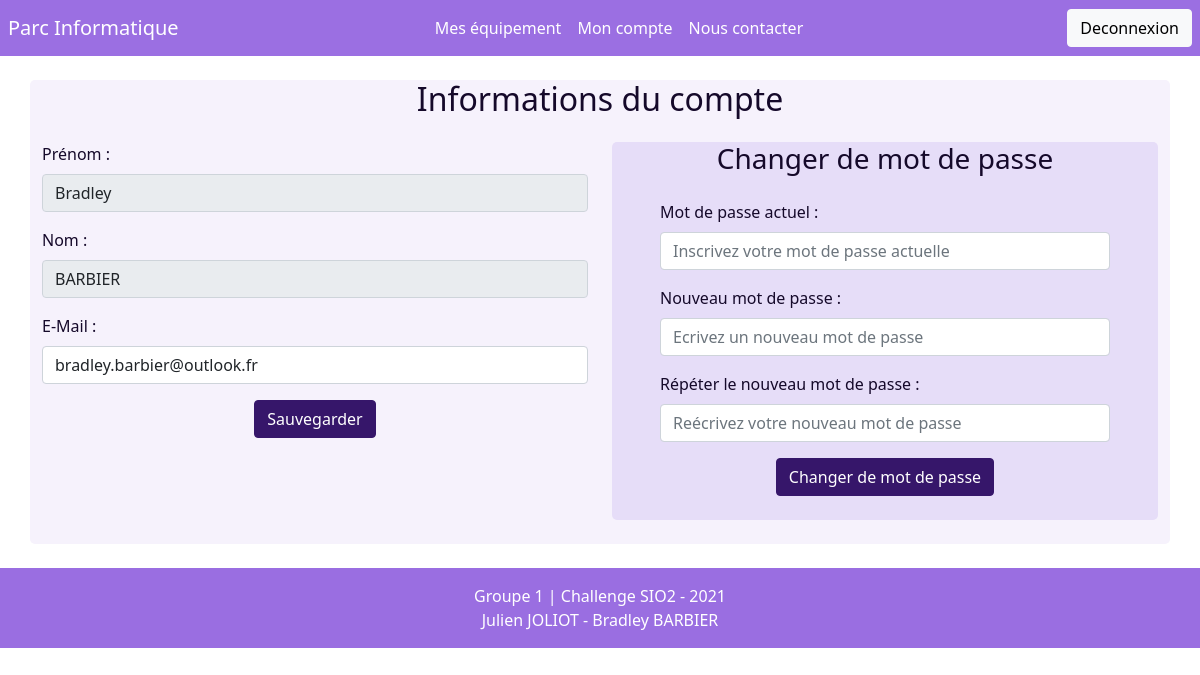
The page /views/panel/account.php (signed in) on the database its author committed.
### tables this page shows
CREATE TABLE IF NOT EXISTS `utilisateur` (
  `ID_UTILISATEUR` int(11) NOT NULL AUTO_INCREMENT,
  `CLASSE` varchar(55) DEFAULT NULL,
  `TYPE` varchar(32) NOT NULL,
  `NOM` varchar(32) DEFAULT NULL,
  `PRENOM` varchar(32) DEFAULT NULL,
  `MAIL` varchar(128) NOT NULL,
  `MOT_DE_PASSE` varchar(128) NOT NULL,
  `ROLE` varchar(32) NOT NULL,
  PRIMARY KEY (`ID_UTILISATEUR`),
  UNIQUE KEY `ID_UTILISATEUR` (`ID_UTILISATEUR`),
  KEY `CLASSE` (`CLASSE`)
);

### config.php (called while the page is built, shortened)
<?php
require_once SITE_ROOT . "/assets/class/database.php";
$db_host = 'localhost';
$db_name = 'parc_informatique';
$db_user = 'root';
$db_pswd = '';
$db_parameter = [
    PDO::MYSQL_ATTR_INIT_COMMAND => "SET NAMES UTF8",
    PDO::ATTR_ERRMODE => PDO::ERRMODE_EXCEPTION,
    PDO::ATTR_DEFAULT_FETCH_MODE, PDO::FETCH_ASSOC
];
$db = new Database($db_host, $db_name, $db_user, $db_pswd, $db_parameter);

### assets/class/database.php (called while the page is built, shortened)
<?php
class Database{
    private $pdo;
    public function __construct(string $db_host, string $db_name, string $db_user, string $db_pswd, array $parameter){
        try{
            $this->pdo = new PDO('mysql:host='.$db_host.';dbname='.$db_name, $db_user, $db_pswd, $parameter);
        }catch(PDOException $e){
            echo($e->getMessage());
            die("Une erreur est survenue lors de la connexion à la base de donnée");
        }
    }
    public function query(string $sql, array $params = [])
    {
        if($this->pdo !== null){
            $req = $this->pdo->prepare($sql);
            $req->execute($params);
            return $req;
        }
        return false;
    }
}

### views/panel/account.php (the view, shortened to what this page needs)
<?php
require_once dirname(__DIR__,2) . '/config.php';
require dirname(__DIR__ , 2) . '/assets/components/header.php';
$query = $db->query("SELECT * FROM utilisateur WHERE id_utilisateur = :id", [
    ":id" => $_SESSION['id_utilisateur']
]);
$user = $query->fetch();
?>
<div class="container pb-4">
    <h2 class="text-center mb-4">Informations du compte</h2>
    <div class="row">
        <div class="col-6">
            <form method="POST" action="">
                <div class="form-group">
                    <label for="" class="mb-2">Prénom :</label>
                    <input type="text" name="prenom" value="<?= $user['PRENOM'] ?>" class="form-control " disabled>
                </div>
                <div class="form-group mt-3">
                    <label for="" class="mb-2">Nom :</label>
                    <input type="text" name="nom" value="<?= $user['NOM'] ?>" class="form-control" disabled>
                </div>
                <div class="form-group mt-3">
                    <label for="" class="mb-2 ">E-Mail :</label>
                    <input type="email" name="email" value="<?= $user['MAIL'] ?>" class="form-control" required>
                </div>
                <div class="text-center w-100">
                    <button type="submit" class="btn btn-primary mt-3">Sauvegarder</button>
                </div>
            </form>
        </div>
        <div class="col-6">
            <div class="box px-5 pb-4">
                <form method="POST" action="">
                    <h3 class="text-center mb-4">Changer de mot de passe</h2>
                    <div class="form-group">
                        <label for="" class="mb-2">Mot de passe actuel :</label>
                        <input type="password" name="password_actuel" placeholder="Inscrivez votre mot de passe actuelle" class="form-control">
                    </div>
                    <div class="form-group mt-3">
                        <label for="" class="mb-2">Nouveau mot de passe :</label>
                        <input type="password" name="new_password" placeholder="Ecrivez un nouveau mot de passe" class="form-control">
                    </div>
                    <div class="form-group mt-3">
                        <label for="" class="mb-2">Répéter le nouveau mot de passe :</label>
                        <input type="password" name="new_password_deux" placeholder="Reécrivez votre nouveau mot de passe " class="form-control">
                    </div>
                    <div class="text-center w-100">
                        <button type="submit" class="btn btn-primary mt-3">Changer de mot de passe</button>
                    </div>
                </form>
            </div>
        </div>
    </div>
</div>
<?php
require dirname(__DIR__ , 2) . '/assets/components/footer.php';
?>

### assets/css/style.css (style rules this page uses)
:root { --color-bg-header : hsl(263, 66%, 66%); --color-font-header: #ffffff; --color-font: #15092A; --color-bg-box: #2B1155; --color-bg-box-ext: #000; --color-bg-box-icon: #F9F7FD; --color-bg-container: #f6f2fc; }
body { min-height: 100%; color: var(--color-font) }
.container { border-radius: 5px; background-color: var(--color-bg-container); }
.btn.btn-primary { background-color: #36166A; border-color: #36166A; }
.box { background-color: hsl(261, 68%, 92%); border-radius: 5px; }

### rows shown on the page
utilisateur: prenom "Bradley", nom "BARBIER", email "bradley.barbier@outlook.fr"
